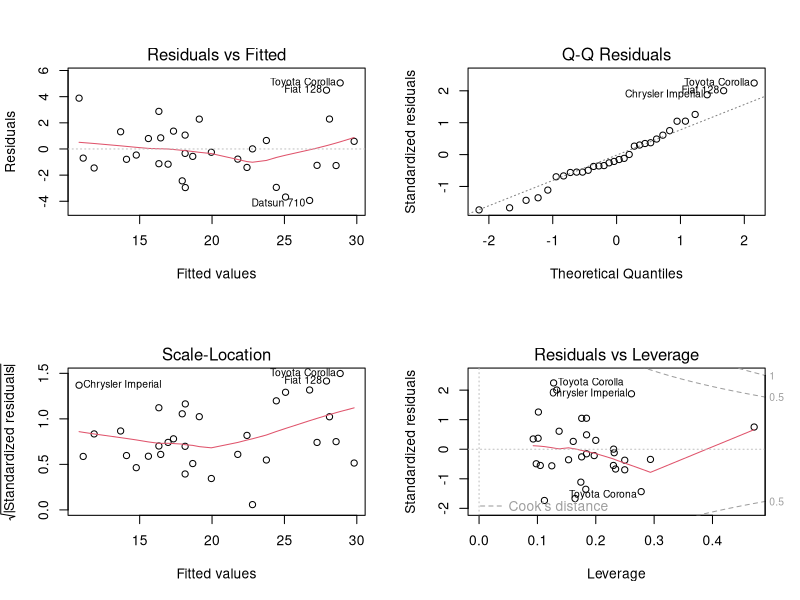
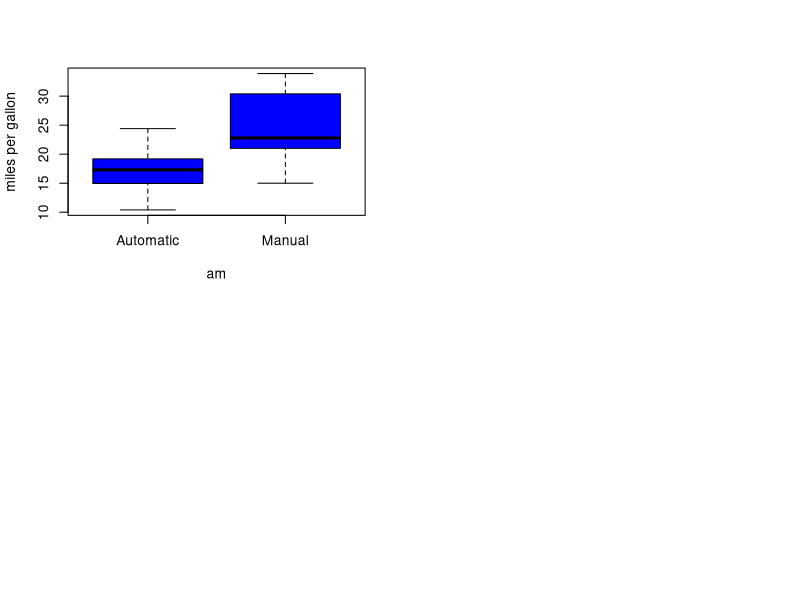

Recreate these plots in R, in order.
## ---- chunk 1
data(mtcars)
## ---- chunk 2
summary(mtcars) #Summary statistics are omitted due to space limitation 
## ---- chunk 3
head(mtcars)
## ---- chunk 4
mtcars$cyl <- factor(mtcars$cyl)
mtcars$vs <- factor(mtcars$vs)
mtcars$gear <- factor(mtcars$gear)
mtcars$carb <- factor(mtcars$carb)
mtcars$am <- factor(mtcars$am,labels=c('Automatic','Manual'))
## ---- chunk 5
full.model <- lm(mpg ~ ., data = mtcars)
best.model <- step(full.model, direction = "backward")
## ---- chunk 6
summary(best.model)$coeff
## ---- chunk 7
t.test(mpg ~ am, data = mtcars)
## ---- chunk 8
par(mfrow=c(2, 2))
plot(best.model)
## ---- chunk 9
boxplot(mpg ~ am, data = mtcars, col = "blue", ylab = "miles per gallon")
